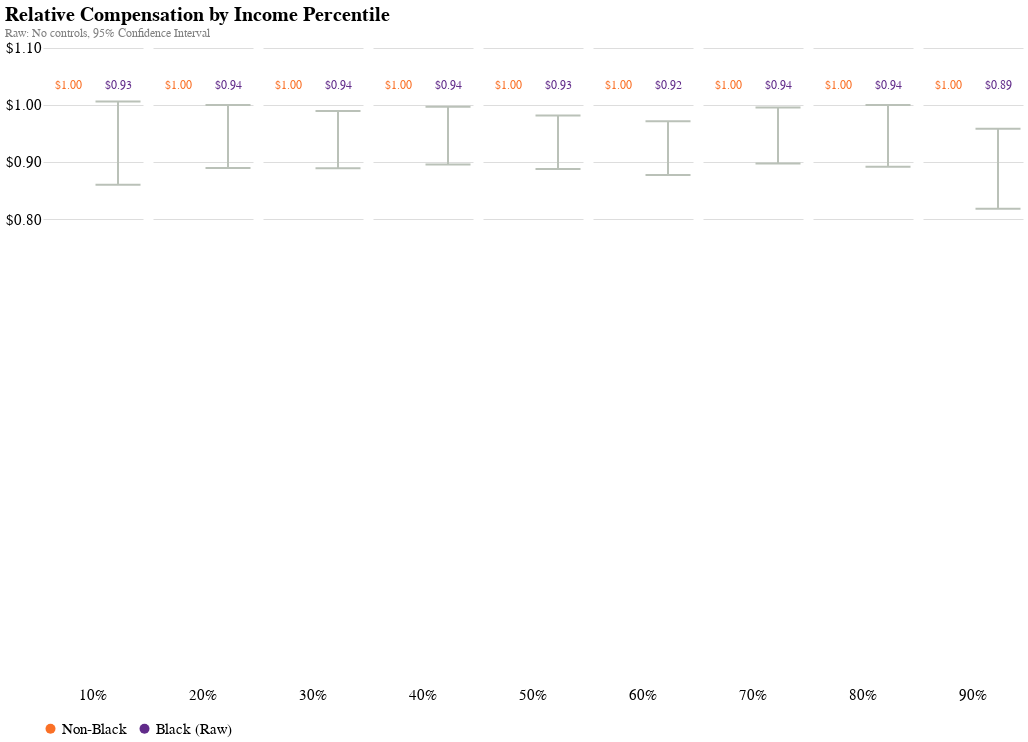

Source (notebook cell):
### Code cell
color_scale = alt.Scale(
    domain=labels,
    range=colors
)

points = alt.Chart().mark_bar(size=25, cornerRadiusTopLeft=8, cornerRadiusTopRight=8, clip=True).encode(
    x=alt.X("labels", 
        axis=alt.Axis(title=None, labels=False, tickSize=0), 
        sort=labels
       ),
    y=alt.Y("data", 
            axis=alt.Axis(format="$.2f", title=None, tickCount=4, tickSize=0, labelFlush=False, labelFontSize=15),
            scale=alt.Scale(
                domain=(0.8, 1.1)
            )
    ),
    color=alt.Color("labels", 
                    scale=color_scale,
                    legend=alt.Legend(title=None, orient="bottom", labelFontSize=15))
).properties(
    width=100,
    height=200
)

text = alt.Chart().mark_text(
    align='center',
    angle=0,
    baseline='middle',
    dx=-0,
    dy=-20,
    fontSize=12
).encode(
    text=alt.Text("data", format="$.2f"),
    x=alt.X("labels", 
            sort=labels),
    y="label_height",
    color=alt.Color("labels", 
                    scale=color_scale)
)

error_bars = alt.Chart().mark_bar(color="#BAC1B8", size=2).encode(
    x=alt.X("labels",
            sort=labels),
    y="lower",
    y2="upper",
)

lower = alt.Chart().mark_tick(color="#BAC1B8", thickness=2, opacity=1).encode(
    x=alt.X("labels",
            sort=labels),
    y="lower",
)

upper = alt.Chart().mark_tick(color="#BAC1B8", thickness=2, opacity=1).encode(
    x=alt.Y("labels",
            sort=labels),
    y="upper",
)

chart = alt.layer(points, text, error_bars, lower, upper, data=results_q_plot).facet(
    column=alt.Column("index", title=None, header=alt.Header(labelOrient='bottom', labelFontSize=15)),
    title={
        "text": "Relative Compensation by Income Percentile", 
        "subtitle": "Raw: No controls, 95% Confidence Interval",
        "subtitleColor": "gray",
        "dy": 25
    },
    spacing=10
).configure_view(
    strokeWidth=0
).configure_title(
    anchor='start',
    offset=5,
    fontSize=20
).configure_axis(
    domain=False
)

chart.save("../images/compensation_relative_percentile.png", method="selenium", webdriver="chrome", scale_factor=3.0)

chart

### Figure 1 — Vega-Lite specification as saved in the notebook (floating-point values rounded to 4 significant figures)
{"config": {"view": {"continuousWidth": 400, "continuousHeight": 300, "strokeWidth": 0}, "axis": {"domain": false}, "title": {"anchor": "start", "fontSize": 20, "offset": 5}}, "data": {"name": "data-c2ce1f570bebd3ac631e2556d30efb54"}, "facet": {"column": {"type": "nominal", "field": "index", "header": {"labelFontSize": 15, "labelOrient": "bottom"}, "title": null}}, "spec": {"layer": [{"mark": {"type": "bar", "clip": true, "cornerRadiusTopLeft": 8, "cornerRadiusTopRight": 8, "size": 25}, "encoding": {"color": {"type": "nominal", "field": "labels", "legend": {"labelFontSize": 15, "orient": "bottom", "title": null}, "scale": {"domain": ["Non-Black", "Black (Raw)"], "range": ["#fa7026", "#612b8a"]}}, "x": {"type": "nominal", "axis": {"labels": false, "tickSize": 0, "title": null}, "field": "labels", "sort": ["Non-Black", "Black (Raw)"]}, "y": {"type": "quantitative", "axis": {"format": "$.2f", "labelFlush": false, "labelFontSize": 15, "tickCount": 4, "tickSize": 0, "title": null}, "field": "data", "scale": {"domain": [0.8, 1.1]}}}, "height": 200, "width": 100}, {"mark": {"type": "text", "align": "center", "angle": 0, "baseline": "middle", "dx": 0, "dy": -20, "fontSize": 12}, "encoding": {"color": {"type": "nominal", "field": "labels", "scale": {"domain": ["Non-Black", "Black (Raw)"], "range": ["#fa7026", "#612b8a"]}}, "text": {"type": "quantitative", "field": "data", "format": "$.2f"}, "x": {"type": "nominal", "field": "labels", "sort": ["Non-Black", "Black (Raw)"]}, "y": {"type": "quantitative", "field": "label_height"}}}, {"mark": {"type": "bar", "color": "#BAC1B8", "size": 2}, "encoding": {"x": {"type": "nominal", "field": "labels", "sort": ["Non-Black", "Black (Raw)"]}, "y": {"type": "quantitative", "field": "lower"}, "y2": {"field": "upper"}}}, {"mark": {"type": "tick", "color": "#BAC1B8", "opacity": 1, "thickness": 2}, "encoding": {"x": {"type": "nominal", "field": "labels", "sort": ["Non-Black", "Black (Raw)"]}, "y": {"type": "quantitative", "field": "lower"}}}, {"mark": {"type": "tick", "color": "#BAC1B8", "opacity": 1, "thickness": 2}, "encoding": {"x": {"type": "nominal", "field": "labels", "sort": ["Non-Black", "Black (Raw)"]}, "y": {"type": "quantitative", "field": "upper"}}}]}, "spacing": 10, "title": {"text": "Relative Compensation by Income Percentile", "subtitle": "Raw: No controls, 95% Confidence Interval", "subtitleColor": "gray", "dy": 25}, "$schema": "https://vega.github.io/schema/vega-lite/v4.8.1.json", "datasets": {"data-c2ce1f570bebd3ac631e2556d30efb54": [{"index": "10%", "labels": "Black (Raw)", "data": 0.9298, "lower": 0.8597, "upper": 1.006, "label_height": 1.0}, {"index": "20%", "labels": "Black (Raw)", "data": 0.9429, "lower": 0.8893, "upper": 0.9996, "label_height": 1.0}, {"index": "30%", "labels": "Black (Raw)", "data": 0.9375, "lower": 0.8887, "upper": 0.9889, "label_height": 1.0}, {"index": "40%", "labels": "Black (Raw)", "data": 0.9444, "lower": 0.8952, "upper": 0.9964, "label_height": 1.0}, {"index": "50%", "labels": "Black (Raw)", "data": 0.9333, "lower": 0.8877, "upper": 0.9813, "label_height": 1.0}, {"index": "60%", "labels": "Black (Raw)", "data": 0.9229, "lower": 0.8769, "upper": 0.9712, "label_height": 1.0}, {"index": "70%", "labels": "Black (Raw)", "data": 0.9449, "lower": 0.8973, "upper": 0.995, "label_height": 1.0}, {"index": "80%", "labels": "Black (Raw)", "data": 0.9441, "lower": 0.8915, "upper": 0.9997, "label_height": 1.0}, {"index": "90%", "labels": "Black (Raw)", "data": 0.885, "lower": 0.8177, "upper": 0.9578, "label_height": 1.0}, {"index": "10%", "labels": "Non-Black", "data": 1.0, "lower": null, "upper": null, "label_height": 1.0}, {"index": "20%", "labels": "Non-Black", "data": 1.0, "lower": null, "upper": null, "label_height": 1.0}, {"index": "30%", "labels": "Non-Black", "data": 1.0, "lower": null, "upper": null, "label_height": 1.0}, {"index": "40%", "labels": "Non-Black", "data": 1.0, "lower": null, "upper": null, "label_height": 1.0}, {"index": "50%", "labels": "Non-Black", "data": 1.0, "lower": null, "upper": null, "label_height": 1.0}, {"index": "60%", "labels": "Non-Black", "data": 1.0, "lower": null, "upper": null, "label_height": 1.0}, {"index": "70%", "labels": "Non-Black", "data": 1.0, "lower": null, "upper": null, "label_height": 1.0}, {"index": "80%", "labels": "Non-Black", "data": 1.0, "lower": null, "upper": null, "label_height": 1.0}, {"index": "90%", "labels": "Non-Black", "data": 1.0, "lower": null, "upper": null, "label_height": 1.0}]}}
